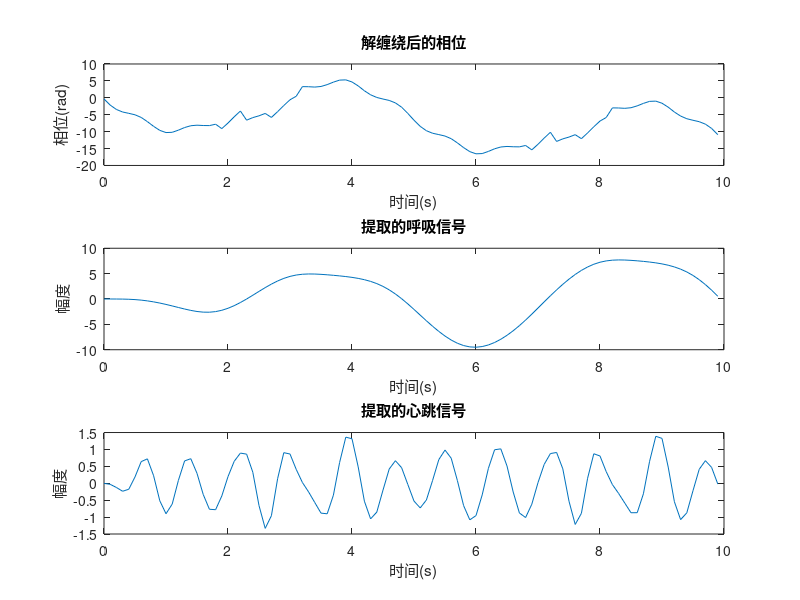
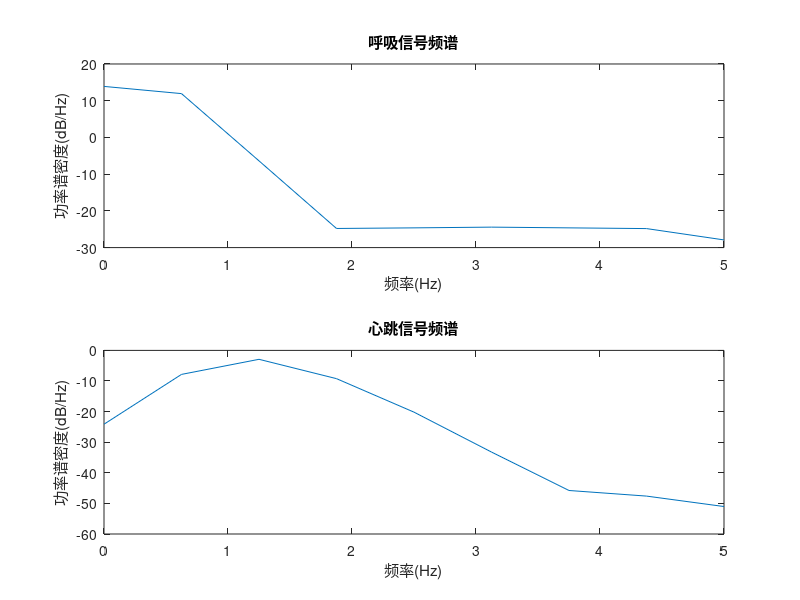

Source code (MATLAB) for these figures, in order:
% FMCW雷达呼吸心跳检测仿真
clear all; close all; clc;

% 参数设置
fc = 24e9;          % 载波频率 24GHz
B = 1e9;            % 带宽 1GHz
T = 0.1;            % 扫频周期 100ms
fs = 2e6;           % 采样率 2MHz
c = 3e8;            % 光速
K = B/T;            % 调频斜率
N_scan = 100;       % 扫描次数

% 目标参数
d0 = 1;             % 初始距离 1m
A_breath = 0.01;    % 呼吸幅度 1cm
A_heart = 0.001;    % 心跳幅度 1mm
f_breath = 0.2;     % 呼吸频率 0.2Hz
f_heart = 1.2;      % 心跳频率 1.2Hz

% 时间轴
t_scan = 0:1/fs:T-1/fs;    % 单个扫描周期的时间
t_total = 0:1/fs:N_scan*T-1/fs;  % 总时间
N = length(t_scan);

% 初始化存储数组
phase_history = zeros(1, N_scan);
breath_signal = zeros(1, N_scan);
heart_signal = zeros(1, N_scan);

% 对每个扫描周期进行处理
for i = 1:N_scan
    % 当前时间点
    t_current = t_scan + (i-1)*T;
    
    % 生成目标运动
    d_breath = A_breath*sin(2*pi*f_breath*t_current);
    d_heart = A_heart*sin(2*pi*f_heart*t_current);
    d = d0 + d_breath + d_heart;
    
    % 生成发射信号
    s_t = cos(2*pi*fc*t_scan + pi*K*t_scan.^2);
    
    % 生成接收信号
    tau = 2*d/c;
    s_r = cos(2*pi*fc*(t_scan-tau) + pi*K*(t_scan-tau).^2);
    
    % 混频
    s_if = s_t.*s_r;
    
    % 距离FFT
    N_fft = 2^nextpow2(N);
    f = (-N_fft/2:N_fft/2-1)*fs/N_fft;
    S_if = fftshift(fft(s_if, N_fft));
    
    % 找到目标距离
    [~, idx] = max(abs(S_if));
    
    % 提取相位
    phase_history(i) = angle(S_if(idx));
end

% 相位解缠绕
phase_unwrap = unwrap(phase_history);

% 带通滤波
% 呼吸信号滤波 (0.1-0.5Hz)
[b_breath, a_breath] = butter(4, [0.1 0.5]/(1/T/2), 'bandpass');
breath_signal = filter(b_breath, a_breath, phase_unwrap);

% 心跳信号滤波 (0.8-2Hz)
[b_heart, a_heart] = butter(4, [0.8 2]/(1/T/2), 'bandpass');
heart_signal = filter(b_heart, a_heart, phase_unwrap);

% 绘图
figure;
subplot(3,1,1);
plot((0:N_scan-1)*T, phase_unwrap);
title('解缠绕后的相位');
xlabel('时间(s)');
ylabel('相位(rad)');

subplot(3,1,2);
plot((0:N_scan-1)*T, breath_signal);
title('提取的呼吸信号');
xlabel('时间(s)');
ylabel('幅度');

subplot(3,1,3);
plot((0:N_scan-1)*T, heart_signal);
title('提取的心跳信号');
xlabel('时间(s)');
ylabel('幅度');

% 频谱分析
figure;
subplot(2,1,1);
% 用 psd_ 前缀区分开前面已经用作目标呼吸/心跳频率参数的 f_breath / f_heart
[P_breath, psd_f_breath] = pwelch(breath_signal, [], [], [], 1/T);
plot(psd_f_breath, 10*log10(P_breath));
title('呼吸信号频谱');
xlabel('频率(Hz)');
ylabel('功率谱密度(dB/Hz)');

subplot(2,1,2);
[P_heart, psd_f_heart] = pwelch(heart_signal, [], [], [], 1/T);
plot(psd_f_heart, 10*log10(P_heart));
title('心跳信号频谱');
xlabel('频率(Hz)');
ylabel('功率谱密度(dB/Hz)'); 
